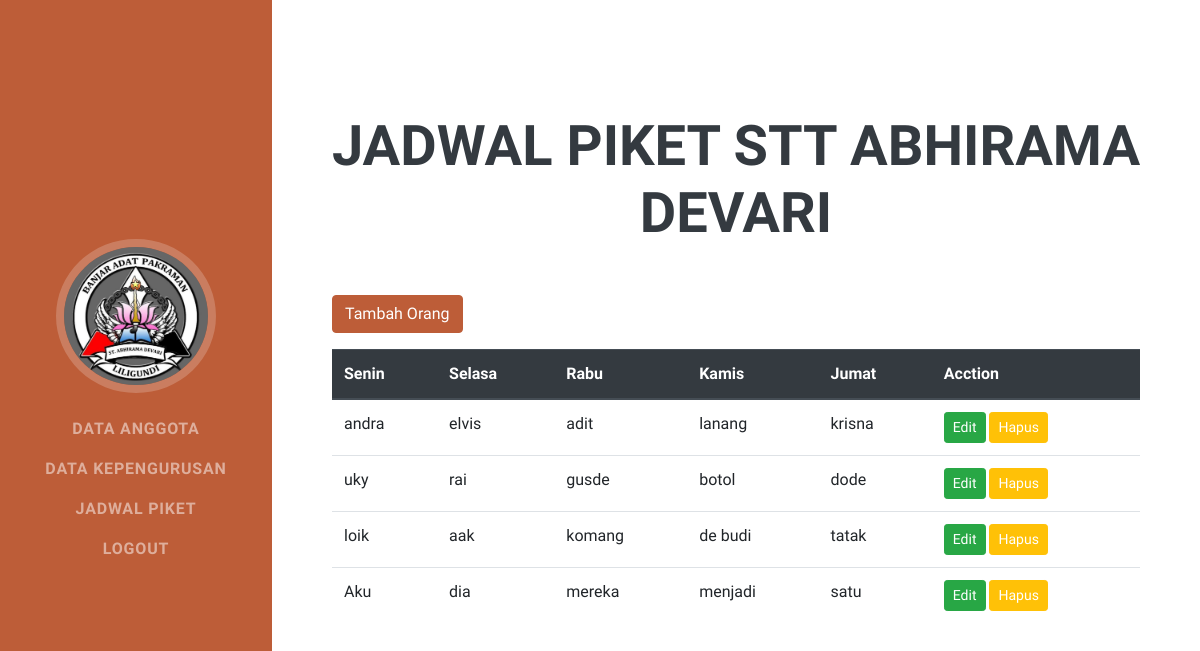
/piket/index-piket.php, run on the app's committed database.
### tables this page shows
CREATE TABLE `jadwal_piket` (
  `id` int(11) NOT NULL,
  `Senin` varchar(50) NOT NULL,
  `Selasa` varchar(50) NOT NULL,
  `Rabu` varchar(50) NOT NULL,
  `Kamis` varchar(50) NOT NULL,
  `Jumat` varchar(50) NOT NULL
);

### piket/index-piket.php (the view, shortened to what this page needs)
<?php
include "koneksi2.php";
$tampill = mysqli_query($conn, "SELECT * FROM jadwal_piket");
?>
<!DOCTYPE html>
<html lang="en">
<head>
    <link href="../styles.css" rel="stylesheet" />
</head>
<body id="page-top">
    <nav class="navbar navbar-expand-lg navbar-dark bg-primary fixed-top" id="sideNav">
        <a class="navbar-brand js-scroll-trigger" href="#page-top">
            <span class="d-none d-lg-block"><img class="img-fluid img-profile rounded-circle mx-auto mb-2" src="stt.jpeg" alt="" /></span>
        </a>
        <div class="collapse navbar-collapse" id="navbarSupportedContent">
            <ul class="navbar-nav">
                <li class="nav-item"><a class="nav-link js-scroll-trigger" href="../admin/home.php">Data Anggota</a></li>
                <li class="nav-item"><a class="nav-link js-scroll-trigger" href="../pengurus/index-pengurus.php">Data Kepengurusan</a></li>
                <li class="nav-item"><a class="nav-link js-scroll-trigger" href="index-piket.php">Jadwal Piket</a></li>
                <li class="nav-item"><a class="nav-link js-scroll-trigger" href="../logout.php">Logout</a></li>
            </ul>
        </div>
    </nav>
    <section class="resume-section" id="wow">
        <div class="resume-section-content">
            <h2 align="center" class="mb-5">Jadwal Piket STT ABHIRAMA DEVARI</h2>
            <div class="d-flex flex-column flex-md-row justify-content-between mb-5">
                <div class="container">
                    <p><a href="tambah.php"><button type="button" class="btn btn-primary">Tambah Orang</button></p></a>
                    <table class="table">
                        <thead class="thead-dark">
                            <tr>
                                <th>Senin</th>
                                <th>Selasa</th>
                                <th>Rabu</th>
                                <th>Kamis</th>
                                <th>Jumat</th>
                                <th>Acction</th>
                            </tr>
                        </thead>
                        <tbody>
                            <?php
                            while ($a = mysqli_fetch_array($tampill)) {
                                echo "
                                       <tr>
                                       <td>$a[Senin]</td>
                                       <td>$a[Selasa]</td>
                                       <td>$a[Rabu]</td>
                                       <td>$a[Kamis]</td>
                                       <td>$a[Jumat]</td>
                                       <td>
                                           <a href='edit.php?id=$a[id]'><button type='button' class=' btn btn-success btn-sm'>Edit</button></a>
                                           <a href='hapus.php?id=$a[id]'><button type='button' class=' btn btn-warning  btn-sm'>Hapus</button></a>
                                       </td>
                                   </tr>";
                            }
                            ?>
                        </tbody>
                    </table>
                </div>
</body>
</html>

### data on the page
jadwal_piket: Senin "andra", Selasa "elvis", Rabu "adit", Kamis "lanang", Jumat "krisna"
jadwal_piket: Senin "uky", Selasa "rai", Rabu "gusde", Kamis "botol", Jumat "dode"
jadwal_piket: Senin "loik", Selasa "aak", Rabu "komang", Kamis "de budi", Jumat "tatak"
jadwal_piket: Senin "Aku", Selasa "dia", Rabu "mereka", Kamis "menjadi", Jumat "satu"
